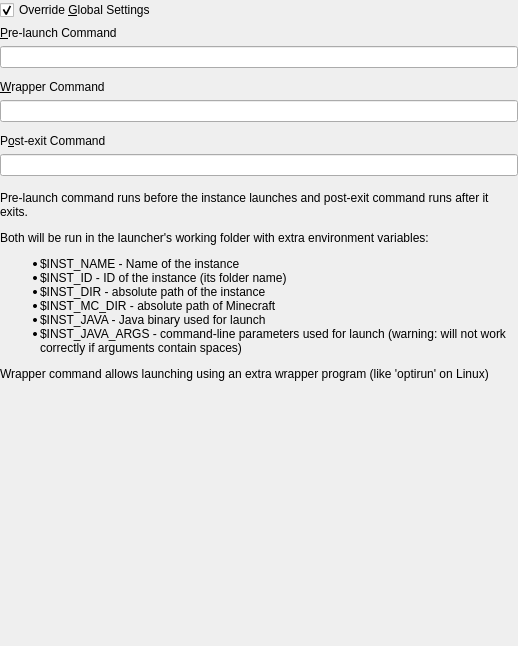
<?xml version="1.0" encoding="UTF-8"?>
<ui version="4.0">
 <class>CustomCommands</class>
 <widget class="QWidget" name="CustomCommands">
  <property name="geometry">
   <rect>
    <x>0</x>
    <y>0</y>
    <width>518</width>
    <height>646</height>
   </rect>
  </property>
  <layout class="QVBoxLayout" name="verticalLayout">
   <property name="leftMargin">
    <number>0</number>
   </property>
   <property name="topMargin">
    <number>0</number>
   </property>
   <property name="rightMargin">
    <number>0</number>
   </property>
   <property name="bottomMargin">
    <number>0</number>
   </property>
   <item>
       <widget class="QCheckBox" name="overrideCheckBox">
           <property name="text">
               <string>Override &amp;Global Settings</string>
           </property>
           <property name="checked">
               <bool>true</bool>
           </property>
       </widget>
   </item>
      <item>
          <widget class="QWidget" name="customCommandsWidget" native="true">
     <property name="enabled">
      <bool>true</bool>
     </property>
              <layout class="QGridLayout" name="gridLayout_4">
                  <property name="leftMargin">
                      <number>0</number>
                  </property>
                  <property name="topMargin">
                      <number>0</number>
                  </property>
                  <property name="rightMargin">
                      <number>0</number>
                  </property>
      <item row="0" column="0">
       <widget class="QLabel" name="labelPreLaunchCmd">
        <property name="text">
            <string>&amp;Pre-launch Command</string>
        </property>
        <property name="buddy">
         <cstring>preLaunchCmdTextBox</cstring>
        </property>
       </widget>
      </item>
                  <item row="5" column="0">
                      <spacer name="verticalSpacer_2">
                          <property name="orientation">
                              <enum>Qt::Vertical</enum>
                          </property>
                          <property name="sizeType">
                              <enum>QSizePolicy::Fixed</enum>
                          </property>
                          <property name="sizeHint" stdset="0">
                              <size>
                                  <width>0</width>
                                  <height>6</height>
                              </size>
                          </property>
                      </spacer>
                  </item>
                  <item row="1" column="0">
       <widget class="QLineEdit" name="preLaunchCmdTextBox"/>
      </item>
                  <item row="4" column="0">
                      <widget class="QLineEdit" name="wrapperCmdTextBox"/>
                  </item>
                  <item row="6" column="0">
                      <widget class="QLabel" name="labelPostExitCmd">
        <property name="text">
            <string>P&amp;ost-exit Command</string>
        </property>
        <property name="buddy">
            <cstring>postExitCmdTextBox</cstring>
        </property>
       </widget>
      </item>
                  <item row="7" column="0">
                      <widget class="QLineEdit" name="postExitCmdTextBox"/>
      </item>
                  <item row="3" column="0">
                      <widget class="QLabel" name="labelWrapperCmd">
        <property name="text">
            <string>&amp;Wrapper Command</string>
        </property>
        <property name="buddy">
            <cstring>wrapperCmdTextBox</cstring>
        </property>
       </widget>
      </item>
                  <item row="2" column="0">
                      <spacer name="verticalSpacer_3">
                          <property name="orientation">
                              <enum>Qt::Vertical</enum>
                          </property>
                          <property name="sizeType">
                              <enum>QSizePolicy::Fixed</enum>
                          </property>
                          <property name="sizeHint" stdset="0">
                              <size>
                                  <width>0</width>
                                  <height>6</height>
                              </size>
                          </property>
                      </spacer>
      </item>
     </layout>
    </widget>
   </item>
   <item>
    <widget class="QLabel" name="labelCustomCmdsDescription">
     <property name="text">
      <string>&lt;html&gt;&lt;head/&gt;&lt;body&gt;&lt;p&gt;Pre-launch command runs before the instance launches and post-exit command runs after it exits.&lt;/p&gt;&lt;p&gt;Both will be run in the launcher's working folder with extra environment variables:&lt;/p&gt;&lt;ul&gt;&lt;li&gt;$INST_NAME - Name of the instance&lt;/li&gt;&lt;li&gt;$INST_ID - ID of the instance (its folder name)&lt;/li&gt;&lt;li&gt;$INST_DIR - absolute path of the instance&lt;/li&gt;&lt;li&gt;$INST_MC_DIR - absolute path of Minecraft&lt;/li&gt;&lt;li&gt;$INST_JAVA - Java binary used for launch&lt;/li&gt;&lt;li&gt;$INST_JAVA_ARGS - command-line parameters used for launch (warning: will not work correctly if arguments contain spaces)&lt;/li&gt;&lt;/ul&gt;&lt;p&gt;Wrapper command allows launching using an extra wrapper program (like 'optirun' on Linux)&lt;/p&gt;&lt;/body&gt;&lt;/html&gt;</string>
     </property>
     <property name="alignment">
      <set>Qt::AlignLeading|Qt::AlignLeft|Qt::AlignTop</set>
     </property>
     <property name="wordWrap">
      <bool>true</bool>
     </property>
     <property name="textInteractionFlags">
      <set>Qt::LinksAccessibleByMouse|Qt::TextSelectableByMouse</set>
     </property>
    </widget>
   </item>
   <item>
    <spacer name="verticalSpacer">
     <property name="orientation">
      <enum>Qt::Vertical</enum>
     </property>
     <property name="sizeHint" stdset="0">
      <size>
       <width>20</width>
       <height>40</height>
      </size>
     </property>
    </spacer>
   </item>
  </layout>
 </widget>
 <resources/>
 <connections/>
</ui>
